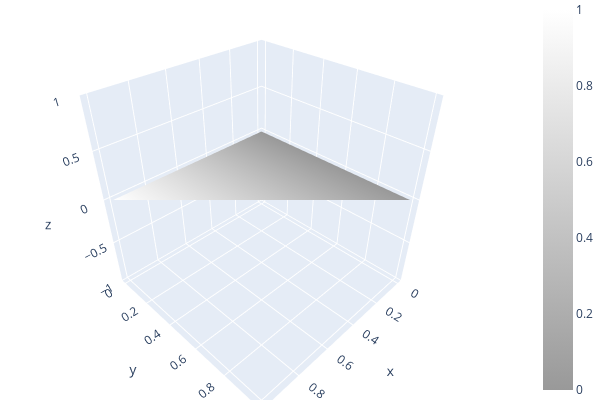

Notebook code for this chart:
### Code cell
vertices = np.array([
    [0, 0, 0],  # Vertex 0
    [1, 0, 0],  # Vertex 1
    [0, 1, 0],  # Vertex 2
], dtype=np.float64)

# Define 1 triangle (face) using indices of the vertices
triangles = np.array([
    [0, 1, 2]
], dtype=np.int32)

# Create the mesh object
mesh = o3d.geometry.TriangleMesh()
mesh.vertices = o3d.utility.Vector3dVector(vertices)
mesh.triangles = o3d.utility.Vector3iVector(triangles)

# Optional: compute normals for better shading
mesh.compute_vertex_normals()

# Visualize
o3d.visualization.draw_plotly([mesh])

### Figure 1 — Plotly figure (JSON) as saved in the notebook; plotly's stock layout.template omitted (floating-point values rounded to 4 significant figures)
{"data": [{"colorscale": [[0, "rgb(153, 153, 153)"], [1, "rgb(255,255,255)"]], "flatshading": true, "i": [0], "intensity": [0.0, 1.0, 0.0], "j": [1], "k": [2], "lighting": {"ambient": 0.18, "diffuse": 1, "facenormalsepsilon": 1e-15, "fresnel": 0.1, "roughness": 0.05, "specular": 1, "vertexnormalsepsilon": 1e-15}, "lightposition": {"x": 100, "y": 200, "z": 0}, "type": "mesh3d", "x": [0.0, 1.0, 0.0], "y": [0.0, 0.0, 1.0], "z": [0.0, 0.0, 0.0]}], "layout": {"height": 400, "margin": {"b": 0, "l": 0, "r": 0, "t": 0}, "scene": {"camera": {"center": {"x": 0, "y": 0, "z": 0}, "up": {"x": 0, "y": 0, "z": 1}}}, "showlegend": false, "width": 600}}
